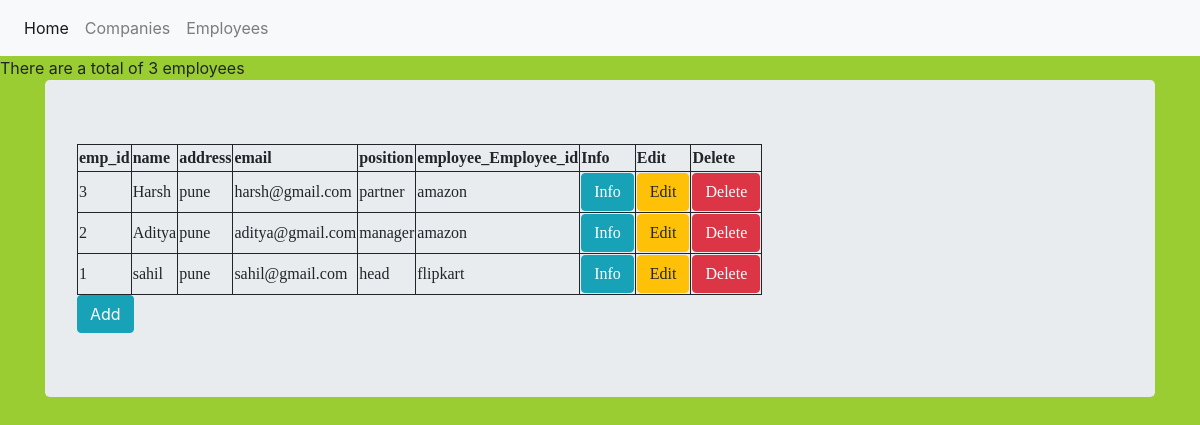
The app's page /EmployeeList/ with its own data.
### app1/models.py (models this page shows, shortened)
class Employee(models.Model):
    emp_id = models.IntegerField(primary_key=True)
    name = models.CharField(max_length=20)
    address = models.CharField(max_length=100)
    email = models.EmailField()
    position = models.CharField(max_length=25)
    employee_company_id = models.ForeignKey(Company,on_delete=models.CASCADE,related_name='employee')

class Company(models.Model):
    company_id = models.IntegerField(primary_key=True)
    domain = models.URLField()
    address = models.CharField(max_length=100)
    email = models.EmailField()
    name = models.CharField(max_length=50,default="")

### app1/views.py (the view)
# urls.py: path('EmployeeList/',views.EmployeeList.as_view(),name='EmployeeList'),
class EmployeeList(ListView):
    model = Employee
    context_object_name = 'employee_list'
    def get_queryset(self):
        return Employee.objects.order_by('-emp_id')

### templates/app1/employee_list.html
{% extends "base.html" %} {% block content %} There are a total of
{{employee_list.count}} employees
<div class="container">
  <div class="jumbotron">
    <div class="container">
      <div class="row">
        <table>
          <tbody>
            <tr>
              <th>emp_id</th>
              <th>name</th>
              <th>address</th>
              <th>email</th>
              <th>position</th>
              <th>employee_Employee_id</th>
              <th>Info</th>
              <th>Edit</th>
              <th>Delete</th>
            </tr>
            {% for x in employee_list %}
            <tr>
              <td>{{x.emp_id}}</td>
              <td>{{x.name}}</td>
              <td>{{x.address}}</td>
              <td>{{x.email}}</td>
              <td>{{x.position}}</td>
              <td>{{x.employee_company_id.name}}</td>
              <td>
                <a href="{% url 'app1:EmployeeDetail' pk=x.pk %}"
                  ><button type="button" class="btn btn-info">Info</button>
                </a>
              </td>
              <td>
                <a href="{% url 'app1:EmployeeUpdate' pk=x.pk %}">
                  <button type="button" class="btn btn-warning">Edit</button>
                </a>
              </td>
              <td>
                <a href="{% url 'app1:EmployeeDelete' pk=x.pk %}">
                  <button type="button" class="btn btn-danger">Delete</button>
                </a>
              </td>
            </tr>
            {% endfor %}
          </tbody>
        </table>
      </div>
    </div>
        <a href="{% url 'app1:NewEmployee' %}">
          <button type="button" class="btn btn-info">Add</button>
        </a>
  </div>
</div>
{% endblock %}

### templates/base.html (shortened to what this page needs)
<!DOCTYPE html> {% load static %}
<html>
  <head>
    <link rel="stylesheet" href="" />
    <link
      rel="stylesheet"
      href="https://maxcdn.bootstrapcdn.com/bootstrap/4.0.0/css/bootstrap.min.css"
    />
    <link
      rel="stylesheet"
      type="text/css"
      href=" {% static 'css/main.css' %} "
    />
  </head>
  <body>
    <nav class="navbar navbar-expand-lg navbar-light bg-light">
      <div class="collapse navbar-collapse" id="navbarNavDropdown">
        <ul class="navbar-nav">
          <li class="nav-item active">
            <a class="nav-link" href="{%url 'app1:home'%}">Home</a>
          </li>
          <li class="nav-item">
            <a class="nav-link" href="{%url 'app1:CompanyList' %}">Companies</a>
          </li>
          <li class="nav-item">
            <a class="nav-link" href="{%url 'app1:EmployeeList' %}"
              >Employees</a
            >
          </li>
        </ul>
      </div>
    </nav>
    {% block content %}{% endblock %}
  </body>
</html>

### static/css/main.css (style rules this page uses)
table, th, td { border: 1px solid; width: auto; font-family: Georgia, 'Times New Roman', Times, serif; }
body { background-color: yellowgreen; }

### records on screen
Employee: emp_id "3", name "Harsh", address "pune", email "harsh@gmail.com", position "partner", employee_company_id.name "amazon"
Employee: emp_id "2", name "Aditya", address "pune", email "aditya@gmail.com", position "manager", employee_company_id.name "amazon"
Employee: emp_id "1", name "sahil", address "pune", email "sahil@gmail.com", position "head", employee_company_id.name "flipkart"

### other values on screen
{{ employee_list.count }} "3"
